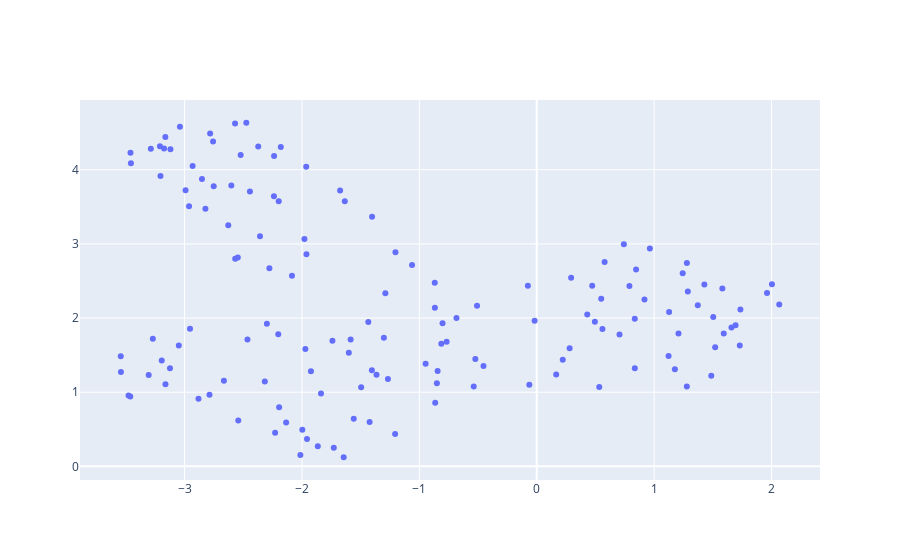

Notebook code cell kept with this figure:
### Code cell
fig = go.Figure(data=go.Scatter(x=Xr[:, 0],
                                y=Xr[:, 1],
                                mode='markers',
                                text=[f'{label}|{n_token}' for label, n_token in zip(aggr.label, aggr.n_texts)],
                                marker_color=plotly_color_categorical_values(cluster)))


fig.show()

### Figure 1 — Plotly figure (JSON) as saved in the notebook; plotly's stock layout.template omitted (floating-point values rounded to 4 significant figures; data arrays with more than 128 entries replaced by an {"elided": "..."} marker saying what was removed)
{"data": [{"mode": "markers", "text": {"elided": "143 str values"}, "type": "scatter", "x": {"elided": "143 float values"}, "y": {"elided": "143 float values"}}], "layout": {}}
